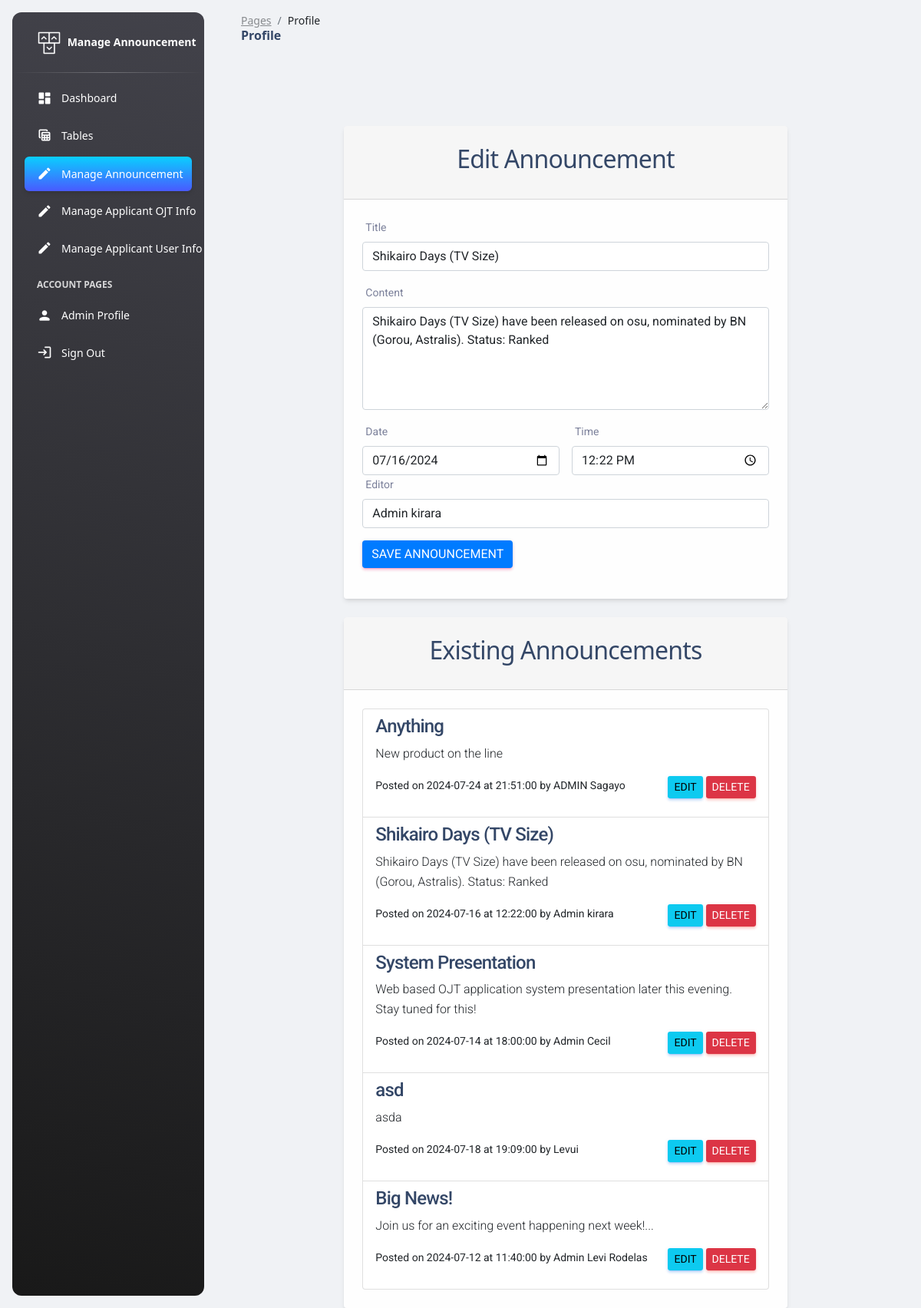
The page /admin-announcement.php?id=4 on the database its author committed.
### tables this page shows
CREATE TABLE `announcements` (
  `id` int(11) NOT NULL,
  `title` varchar(255) NOT NULL,
  `content` text NOT NULL,
  `date` date NOT NULL,
  `time` time NOT NULL,
  `editor` varchar(50) NOT NULL
);

### admin-announcement.php (the view, shortened to what this page needs)
<?php
include 'config.php';
$id = '';
$title = '';
$content = '';
$date = '';
$time = '';
$editor = '';
if (isset($_GET['id'])) {
    $id = $_GET['id'];
    $stmt = $dbcon->prepare("SELECT * FROM announcements WHERE id = ?");
    $stmt->bind_param("i", $id);
    $stmt->execute();
    $result = $stmt->get_result();
    $announcement = $result->fetch_assoc();
    if ($announcement) {
        $title = $announcement['title'];
        $content = $announcement['content'];
        $date = $announcement['date'];
        $time = $announcement['time'];
        $editor = $announcement['editor'];
    }
}
$stmt_all = $dbcon->prepare("SELECT * FROM announcements ORDER BY id DESC");
$stmt_all->execute();
$result_all = $stmt_all->get_result();
$announcements = $result_all->fetch_all(MYSQLI_ASSOC);
?>
<!DOCTYPE html>
<html lang="en">
<head>
    <link href="assets/css/nucleo-icons.css" rel="stylesheet" />
    <link href="assets/css/nucleo-svg.css" rel="stylesheet" />
    <link id="pagestyle" href="assets/css/material-dashboard.css?v=3.1.0" rel="stylesheet" />
</head>
<body class="g-sidenav-show bg-gray-200">
    <aside class="sidenav navbar navbar-vertical navbar-expand-xs border-0 border-radius-xl my-3 fixed-start ms-3   bg-gradient-dark" id="sidenav-main">
        <div class="sidenav-header">
            <a class="navbar-brand m-0" href="landing.php" target="_blank">
                <img src="public/material-dashboard-master/assets/img/logo-ct.png" class="navbar-brand-img h-100" alt="main_logo">
                <span class="ms-1 font-weight-bold text-white">Manage Announcement</span>
            </a>
        </div>
        <hr class="horizontal light mt-0 mb-2">
        <div class="collapse navbar-collapse  w-auto " id="sidenav-collapse-main">
            <ul class="navbar-nav">
                <li class="nav-item">
                    <a class="nav-link text-white " href="admin-dashboard.php">
                        <div class="text-white text-center me-2 d-flex align-items-center justify-content-center">
                            <i class="material-icons opacity-10">dashboard</i>
                        </div>
                        <span class="nav-link-text ms-1">Dashboard</span>
                    </a>
                </li>
                <li class="nav-item">
                    <a class="nav-link text-white " href="tables.php">
                        <div class="text-white text-center me-2 d-flex align-items-ce ter justify-content-center">
                            <i class="material-icons opacity-10">table_view</i>
                        </div>
                        <span class="nav-link-text ms-1">Tables</span>
                    </a>
                </li>
                <li class="nav-item">
                    <a class="nav-link text-white active bg-gradient-primary " href="admin-announcement.php">
                        <div class="text-white text-center me-2 d-flex align-items-ce ter justify-content-center">
                            <i class="material-icons opacity-10">edit</i>
                        </div>
                        <span class="nav-link-text ms-1">Manage Announcement</span>
                    </a>
                </li>
                <li class="nav-item">
          <a class="nav-link text-white" href="Admin_Applicant_OJT_Information.php">
            <div class="text-white text-center me-2 d-flex align-items-center justify-content-center">
              <i class="material-icons opacity-10">edit</i>
            </div>
            <span class="nav-link-text ms-1">Manage Applicant OJT Info</span>
          </a>
        </li>
        <li class="nav-item">
          <a class="nav-link text-white" href="Admin_Applicant_User_Information.php">
            <div class="text-white text-center me-2 d-flex align-items-center justify-content-center">
              <i class="material-icons opacity-10">edit</i>
            </div>
            <span class="nav-link-text ms-1">Manage Applicant User Info</span>
          </a>
        </li>
                <li class="nav-item mt-3">
                    <h6 class="ps-4 ms-2 text-uppercase text-xs text-white font-weight-bolder opacity-8">Account pages</h6>
                </li>
                <li class="nav-item">
                    <a class="nav-link text-white" href="admin-profile.php">
                        <div class="text-white text-center me-2 d-flex align-items-center justify-content-center">
                            <i class="material-icons opacity-10">person</i>
                        </div>
                        <span class="nav-link-text ms-1">Admin Profile</span>
                    </a>
                </li>
                <li class="nav-item">
                    <a class="nav-link text-white " href="logout.php">
                        <div class="text-white text-center me-2 d-flex align-items-center justify-content-center">
                            <i class="material-icons opacity-10">login</i>
                        </div>
                        <span class="nav-link-text ms-1">Sign Out</span>
                    </a>
                </li>
            </ul>
        </div>
    </aside>
    <div class="main-content position-relative max-height-vh-100 h-100">
        <nav class="navbar navbar-main navbar-expand-lg px-0 mx-4 shadow-none border-radius-xl" id="navbarBlur" data-scroll="true">
            <div class="container-fluid py-1 px-3">
                <nav aria-label="breadcrumb">
                    <ol class="breadcrumb bg-transparent mb-0 pb-0 pt-1 px-0 me-sm-6 me-5">
                        <li class="breadcrumb-item text-sm"><a class="opacity-5 text-dark" href="javascript:;">Pages</a></li>
                        <li class="breadcrumb-item text-sm text-dark active" aria-current="page">Profile</li>
                    </ol>
                    <h6 class="font-weight-bolder mb-0">Profile</h6>
                </nav>
            </div>
        </nav>
        <link href="https://stackpath.bootstrapcdn.com/bootstrap/5.1.3/css/bootstrap.min.css" rel="stylesheet">
        <link href="https://cdnjs.cloudflare.com/ajax/libs/animate.css/4.1.1/animate.min.css" rel="stylesheet">
        <br><br>
        <div class="container mt-5">
            <div class="row justify-content-center">
                <div class="col-md-8">
                    <div class="card mb-4">
                        <div class="card-header">
                            <h2 class="text-center"><?php echo (empty($id) ? 'Add New' : 'Edit'); ?> Announcement</h2>
                        </div>
                        <div class="card-body">
                            <form action="<?php echo $_SERVER['PHP_SELF']; ?>" method="POST">
                                <div class="mb-3">
                                    <label for="title" class="form-label">Title</label>
                                    <input type="text" class="form-control" id="title" name="title" value="<?php echo htmlspecialchars($title); ?>" required>
                                </div>
                                <div class="mb-3">
                                    <label for="content" class="form-label">Content</label>
                                    <textarea class="form-control" id="content" name="content" rows="5" required><?php echo htmlspecialchars($content); ?></textarea>
                                </div>
                                <div class="row g-3">
                                    <div class="col-md-6">
                                        <label for="date" class="form-label">Date</label>
                                        <input type="date" class="form-control" id="date" name="date" value="<?php echo $date; ?>" required>
                                    </div>
                                    <div class="col-md-6">
                                        <label for="time" class="form-label">Time</label>
                                        <input type="time" class="form-control" id="time" name="time" value="<?php echo $time; ?>" required>
                                    </div>
                                </div>
                                <div class="mb-3">
                                    <label for="editor" class="form-label">Editor</label>
                                    <input type="text" class="form-control" id="editor" name="editor" value="<?php echo htmlspecialchars($editor); ?>" required>
                                </div>
                                <button type="submit" class="btn btn-primary"><?php echo (empty($id) ? 'Add' : 'Save'); ?> Announcement</button>
                            </form>
                        </div>
                    </div>
                </div>
            </div>
            <div class="row justify-content-center">
                <div class="col-md-8">
                    <div class="card">
                        <div class="card-header">
                            <h2 class="text-center">Existing Announcements</h2>
                        </div>
                        <div class="card-body">
                            <ul class="list-group">
                                <?php foreach ($announcements as $announcement) : ?>
                                    <li class="list-group-item">
                                        <h4><?php echo htmlspecialchars($announcement['title']); ?></h4>
                                        <p><?php echo htmlspecialchars($announcement['content']); ?></p>
                                        <small>Posted on <?php echo htmlspecialchars($announcement['date']); ?> at <?php echo htmlspecialchars($announcement['time']); ?> by <?php echo htmlspecialchars($announcement['editor']); ?></small>
                                        <div class="float-end">
                                            <a href="<?php echo $_SERVER['PHP_SELF'] . '?id=' . $announcement['id']; ?>" class="btn btn-sm btn-info">Edit</a>
                                            <form method="POST" style="display: inline;">
                                                <button type="submit" class="btn btn-sm btn-danger" onclick="return confirm('Are you sure you want to delete this announcement?')">Delete</button>
                                            </form>
                                        </div>
                                    </li>
                                <?php endforeach; ?>
                            </ul>
                        </div>
                    </div>
                </div>
            </div>
        </div>
</body>
</html>

### admin-announcement.php (style rules this page uses)
body { background: url('https://images.unsplash.com/photo-1506748686214-e9df14d4d9d0?crop=entropy&cs=tinysrgb&fit=max&fm=jpg&ixid=MnwxMjA3fDB8MHxwaG90by1wYWdlfHx8fGVufDB8fHx8&ixlib=rb-1.2.1&q=80&w=1920') no-repeat center center fixed; background-size: cover; background-color: #f8f9fa; color: #000; }
.card { background-color: rgba(255, 255, 255, 0.9); border: none; }
.list-group-item { background-color: rgba(255, 255, 255, 0.95); }
.btn-primary { background-color: #007bff; border: none; }
h2 { font-size: 2rem; animation: fadeInDown 1s; }

### rows shown on the page
announcements: title "Shikairo Days (TV Size)", content "Shikairo Days (TV Size) have been released on osu, nominated by BN (Gorou, Astralis). Status: Ranked", date "07/16/2024", time "12:22:00", editor "Admin kirara", date "2024-07-16"
announcements: title "Anything", content "New product on the line", date "2024-07-24", time "21:51:00", editor "ADMIN Sagayo"
announcements: title "System Presentation", content "Web based OJT application system presentation later this evening. Stay tuned for this!", date "2024-07-14", time "18:00:00", editor "Admin Cecil"
announcements: title "asd", content "asda", date "2024-07-18", time "19:09:00", editor "Levui"
announcements: title "Big News!", content "Join us for an exciting event happening next week!...", date "2024-07-12", time "11:40:00", editor "Admin Levi Rodelas"
